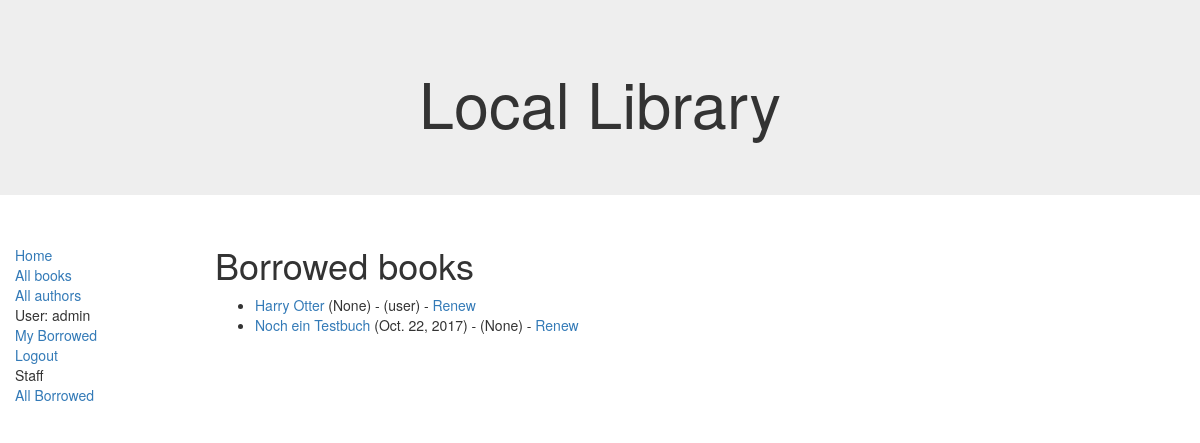
/catalog/allborrowed/ (signed in), run on the app's committed database.
### catalog/models.py (models this page shows, shortened)
class BookInstance(models.Model):
    id = models.UUIDField(primary_key=True, default=uuid.uuid4,
                          help_text="Unique ID for this particular book across whole library")
    book = models.ForeignKey('Book', on_delete=models.SET_NULL, null=True)
    imprint = models.CharField(max_length=200)
    due_back = models.DateField(null=True, blank=True)
    borrower = models.ForeignKey(User, on_delete=models.SET_NULL, null=True, blank=True)
    LOAN_STATUS = (
        ('m', 'Maintenance'),
        ('o', 'On loan'),
        ('a', 'Available'),
        ('r', 'Reserved'),
    )
    status = models.CharField(max_length=1, choices=LOAN_STATUS, blank=True, default='m', help_text='Book availability')
    @property
    def is_overdue(self):
        if self.due_back and date.today() > self.due_back:
            return True
        return False
    class Meta:
        ordering = ["due_back"]
        permissions = (("can_mark_returned", "Set book as returned"),)

class Book(models.Model):
    title = models.CharField(max_length=200)
    author = models.ForeignKey('Author', on_delete=models.SET_NULL, null=True)
    summary = models.TextField(max_length=1000, help_text="Enter a brief description.")
    isbn = models.CharField('ISBN', max_length=13, help_text="13 Characters.")
    genre = models.ManyToManyField(Genre, help_text="Select a genre for the book.")
    def display_genre(self):
        """Creates a string for the genre."""
        return ', '.join([genre.name for genre in self.genre.all()[:3]])
    display_genre.short_description = 'Genre'

### catalog/views.py (the view)
class LoanedBooksListView(PermissionRequiredMixin, generic.ListView):
    permission_required = 'catalog.can_mark_returned'
    model = BookInstance
    template_name = 'catalog/bookinstance_list_borrowed_staff.html'
    def get_queryset(self):
        return BookInstance.objects.filter(status__exact='o').order_by('due_back')

### catalog/templates/catalog/bookinstance_list_borrowed_staff.html
{% extends "base_generic.html" %}
{% block content %}
    <h1>Borrowed books</h1>
    {% if bookinstance_list %}
    <ul>
      {% for bookinst in bookinstance_list %}
      <li class="{% if bookinst.is_overdue %}text-danger{% endif %}">
        <a href="{% url 'book-detail' bookinst.book.pk %}">{{bookinst.book.title}}</a> ({{ bookinst.due_back }})
          - ({{ bookinst.borrower }})
          {% if perms.catalog.can_mark_returned %}- <a href="{% url 'renew-book-librarian' bookinst.id %}">Renew</a>  {% endif %}
      </li>
      {% endfor %}
    </ul>
    {% else %}
      <p>There are no books borrowed.</p>
    {% endif %}
{% endblock %}

### catalog/templates/base_generic.html (shortened to what this page needs)
<!DOCTYPE html>
<html lang="en">
<head>
  <link rel="stylesheet" href="https://maxcdn.bootstrapcdn.com/bootstrap/3.3.7/css/bootstrap.min.css">
  {% load static %}
  <link rel="stylesheet" href="{% static 'css/styles.css' %}">
</head>
<body>
  <div class="jumbotron text-center">
      <h1>Local Library</h1>
  </div>
  <div class="container-fluid">
    <div class="row">
      <div class="col-sm-2">
      {% block sidebar %}
      <ul class="sidebar-nav">
          <li><a href="{% url 'index' %}">Home</a></li>
          <li><a href="{% url 'books' %}">All books</a></li>
          <li><a href="{% url 'authors' %}">All authors</a></li>
          {% if user.is_authenticated %}
            <li>User: {{ user.get_username }}</li>
            <li><a href="{% url 'my-borrowed' %}">My Borrowed</a></li>
            <li><a href="{% url 'logout' %}?next={{request.path}}">Logout</a></li>
          {% else %}
            <li><a href="{% url 'login' %}?next={{request.path}}">Login</a></li>
          {% endif %}
          {% if perms.catalog.can_mark_returned %}
              <li>Staff</li>
              <li><a href="{% url 'all-borrowed' %}">All Borrowed</a></li>
          {% endif %}
      </ul>
     {% endblock %}
      </div>
      <div class="col-sm-10 ">
      {% block content %}{% endblock %}
      </div>
    </div>
  </div>
</body>
</html>

### catalog/static/css/styles.css (style rules this page uses)
.sidebar-nav { margin-top: 20px; padding: 0; list-style: none; }

### data on the page
BookInstance: book "Harry Otter", due_back "None", borrower "user"
BookInstance: book "Noch ein Testbuch", due_back "Oct. 22, 2017", borrower "None"

### other printed values
{{ user.get_username }} "admin"
